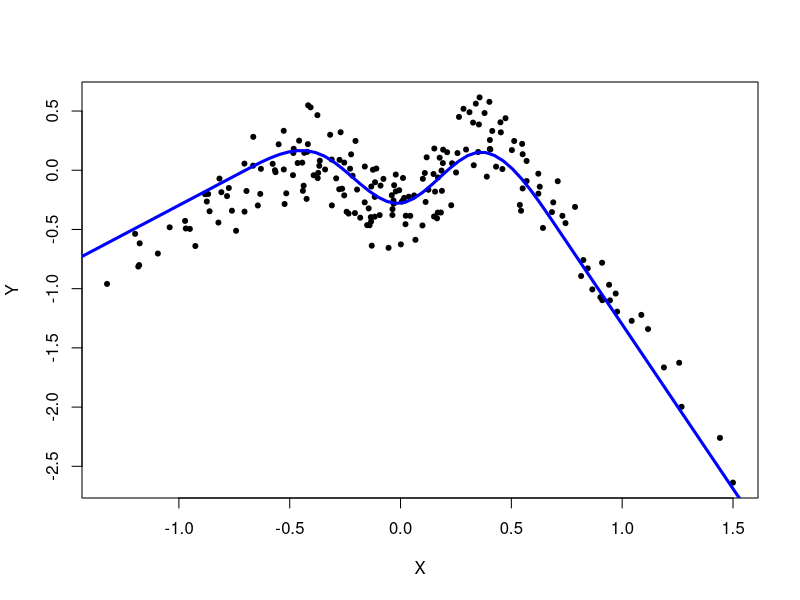

Generate this figure with R: (Note: this script raises an error after producing the figure.)
# devtools::install_github("runesen/NILE/code")
# library(NILE)
## The NILE estimator
# true (unknown) functional relationship X -> Y
# (linearly extrapolating beyond "extrap")
n.splines.true <- 4
fX <- function(x, extrap, beta){
  bx <- splines::ns(x, knots = seq(from=extrap[1], to=extrap[2],
                                   length.out=(n.splines.true+1))[
                                     -c(1,n.splines.true+1)],
                    Boundary.knots = extrap)
  bx%*%beta
}

# data generating model
n <- 200
set.seed(2)
beta0 <- runif(n.splines.true, -1,1)
alphaA <- alphaEps <- alphaH <- 1/sqrt(3)
A <- runif(n,-1,1)
H <- runif(n,-1,1)
X <- alphaA*A + alphaH*H + alphaEps*runif(n,-1,1)
Y <- fX(x=X,extrap=c(-.7,.7), beta=beta0) + .3*H + .2*runif(n,-1,1)

x.new <- seq(-2,2,length.out=100)
f.new <- fX(x=x.new,extrap=c(-.7,.7), beta=beta0)
plot(X,Y, pch=20)
lines(x.new,f.new,col="blue",lwd=3)

## FIT!
fit <- NILE(Y, # response
            X, # predictors (so far, only 1-dim supported)
            A, # anchors (1 or 2-dim, although 2-dim is experimental so far)
            lambda.star = "test", # (0 = OLS, Inf = IV, (0,Inf) =
            # nonlinear anchor regression, "test" = NILE)
            test = "tsls.over.ols",
            intercept = TRUE,
            df = 50, # number of splines used for X -> Y
            p.min = 0.05, # level at which test for lambda is performed
            x.new = x.new, # values at which predictions are required
            plot=TRUE, # diagnostics plots
            f.true = function(x) fX(x,c(-.7,.7), beta0), # if supplied, the
            # true causal function is added to the plot
            par.x = list(lambda=NULL, # positive smoothness penalty for X -> Y,
                         # if NULL, it is chosen by CV to minimize out-of-sample
                         # AR objective
                         breaks=NULL, # if breaks are supplied, exactly these
                         # will be used for splines basis
                         num.breaks=20, # will result in num.breaks+2 splines,
                         # ignored if breaks is supplied.
                         n.order=4 # order of splines
                         ),
            par.a = list(lambda=NULL, # positive smoothness penalty for fit of
                         # residuals onto A. If NULL, we first compute the OLS
                         # fit of Y onto X,
                                      # and then choose lambdaA by CV to
                         # minimize the out-of-sample MSE for predicting
                         # the OLS residuals
                         breaks=NULL, # same as above
                         num.breaks=4, # same as above
                         n.order=4 # same as above
                         ))

str(fit)
